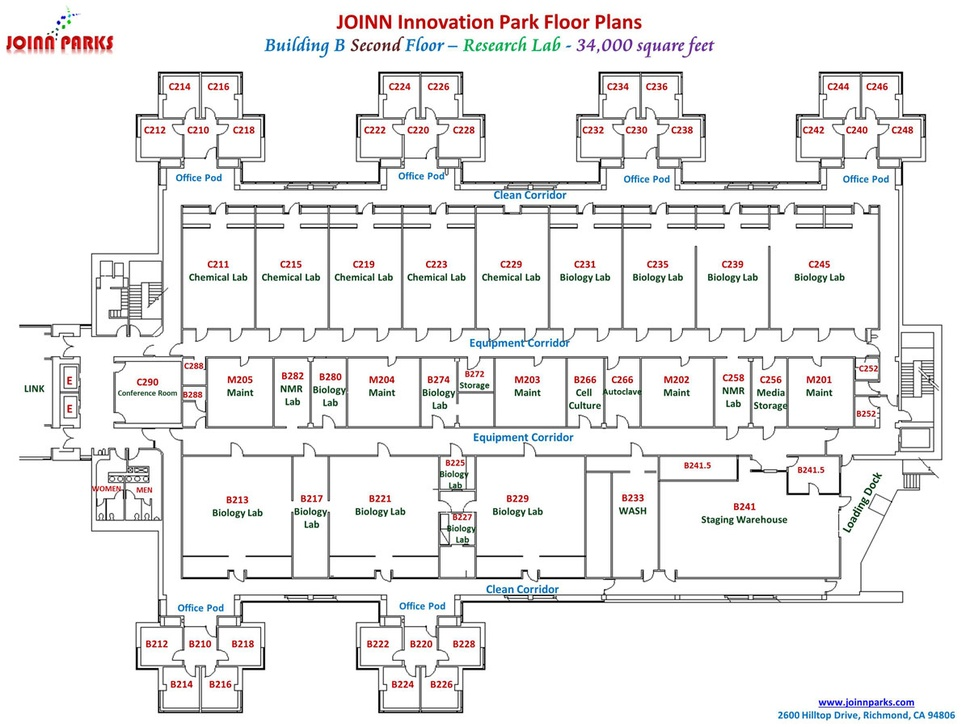
#> input picture gm/assets/building-b-2f.jpg, 970 x 727 px, shrunk from 1200 x 900 before the run, found by its file name
$ python extract_room_boundaries.py
#> lines starting #> are read from the running program, lines starting #| are printed output that depends on the picture; after the words box and inside, x2 and y2 are one past the last pixel; in counts of white or black regions, pixels touching at a corner belong together
#> in main, src is the input picture: shape (727, 970, 3); mean R, G, B 238.3, 237.6, 237.6
#!/usr/bin/env python3
"""
Extract room-boundary lines from a floorplan image.

Outputs:
1) Transparent PNG mask containing only detected boundary lines.
2) Preview PNG overlay to visually inspect extraction quality.
"""

from __future__ import annotations

import argparse
from pathlib import Path

import numpy as np
from PIL import Image
from scipy import ndimage as ndi


def dark_low_saturation_mask(rgb: np.ndarray) -> np.ndarray:
    """Return likely wall pixels (dark + low saturation)."""
    rgb_f = rgb.astype(np.float32) / 255.0
    cmax = np.max(rgb_f, axis=2)
    cmin = np.min(rgb_f, axis=2)
    delta = cmax - cmin
    sat = np.zeros_like(cmax)
    np.divide(delta, cmax, out=sat, where=cmax > 1e-6)
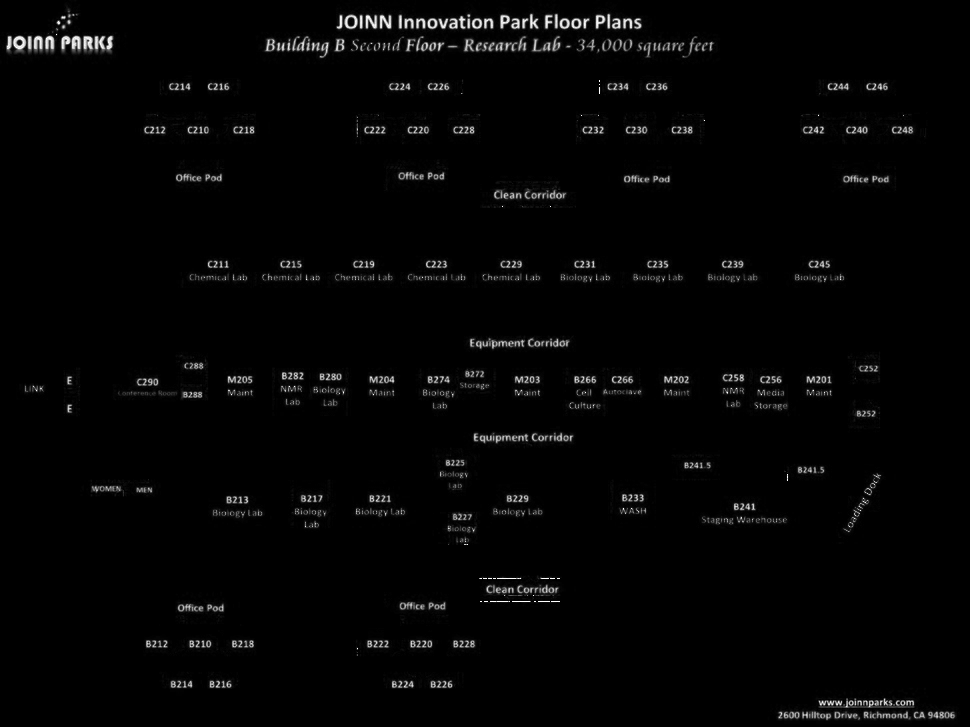
#> sat: shape (727, 970) float32; min 0, max 1, mean 0.0188
    val = cmax

    # Walls are mostly gray/black lines. Colored labels/logos are filtered out.
    return (val < 0.78) & (sat < 0.23)
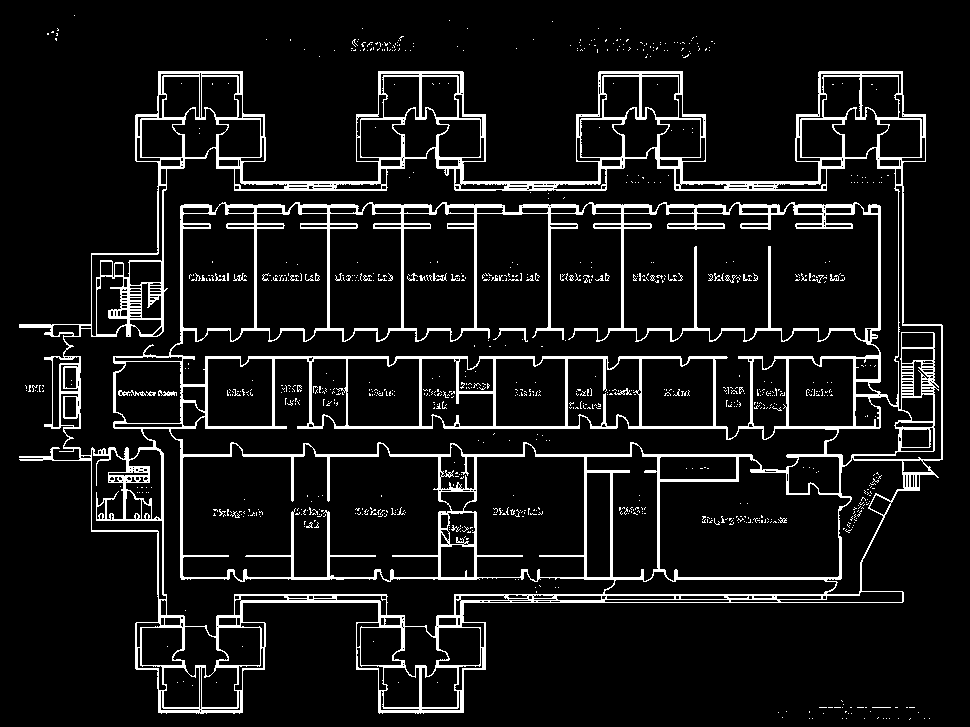
#> returned value: shape (727, 970) bool; 8.9% white; 906 white regions (877 under 20 px), largest, box (x1, y1, x2, y2) and area: (19, 71, 943, 714) 58727, (493, 328, 528, 342) 119, (118, 390, 146, 396) 79


def extract_boundaries(mask: np.ndarray) -> np.ndarray:
    """Keep line-like structures (horizontal/vertical wall segments)."""
    # Long horizontal and vertical runs remove most text/noise.
    horiz = ndi.binary_opening(mask, structure=np.ones((1, 17), dtype=bool))
#> horiz: shape (727, 970) bool; 4.2% white; 253 white regions (7 under 20 px), largest, box (x1, y1, x2, y2) and area: (460, 598, 903, 603) 925, (454, 594, 860, 596) 762, (674, 577, 842, 580) 490
    vert = ndi.binary_opening(mask, structure=np.ones((17, 1), dtype=bool))
#> vert: shape (727, 970) bool; 3% white; 201 white regions (6 under 20 px), largest, box (x1, y1, x2, y2) and area: (180, 439, 183, 580) 411, (180, 205, 183, 344) 390, (474, 204, 477, 331) 380
    lines = horiz | vert
#> lines: shape (727, 970) bool; 6.9% white; 76 white regions (4 under 20 px), largest, box (x1, y1, x2, y2) and area: (19, 71, 943, 461) 12627, (19, 448, 903, 714) 7140, (113, 355, 468, 429) 2634

    # Reconnect broken segments around doors and antialiasing gaps.
    lines = ndi.binary_closing(lines, structure=np.ones((3, 3), dtype=bool))
#> lines: shape (727, 970) bool; 7.6% white; 54 white regions (4 under 20 px), largest, box (x1, y1, x2, y2) and area: (19, 71, 943, 461) 16750, (19, 447, 903, 714) 9911, (113, 355, 608, 429) 4129
    lines = ndi.binary_dilation(lines, structure=np.ones((3, 3), dtype=bool))
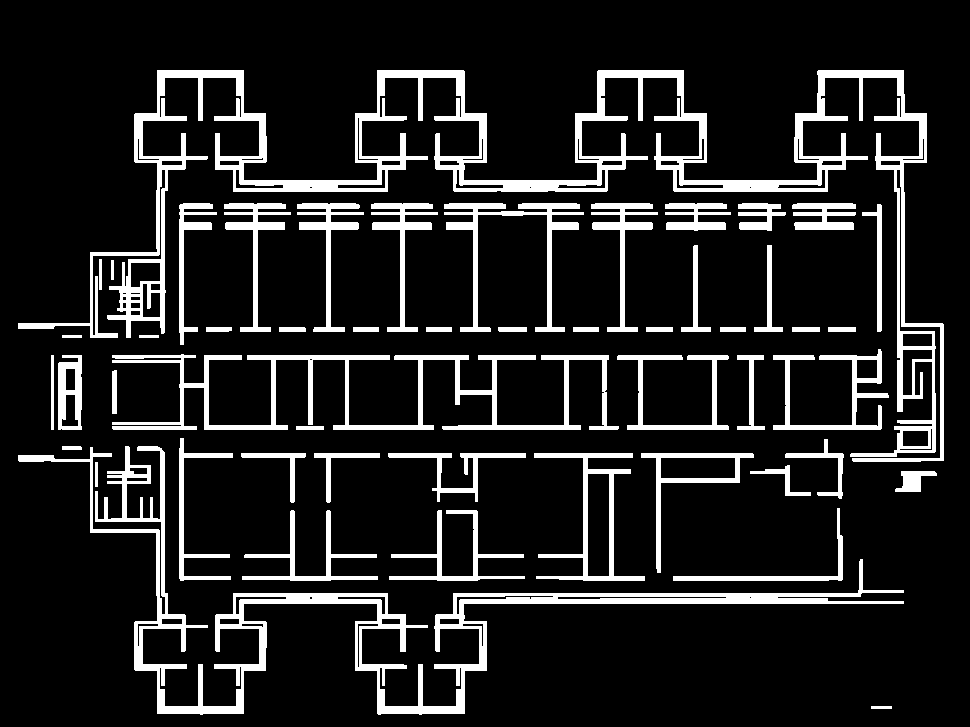
#> lines: shape (727, 970) bool; 13% white; 51 white regions, largest, box (x1, y1, x2, y2) and area: (18, 70, 944, 462) 28684, (18, 446, 904, 715) 17185, (112, 354, 619, 430) 7951

    # Drop tiny specks.
    labels, n = ndi.label(lines)
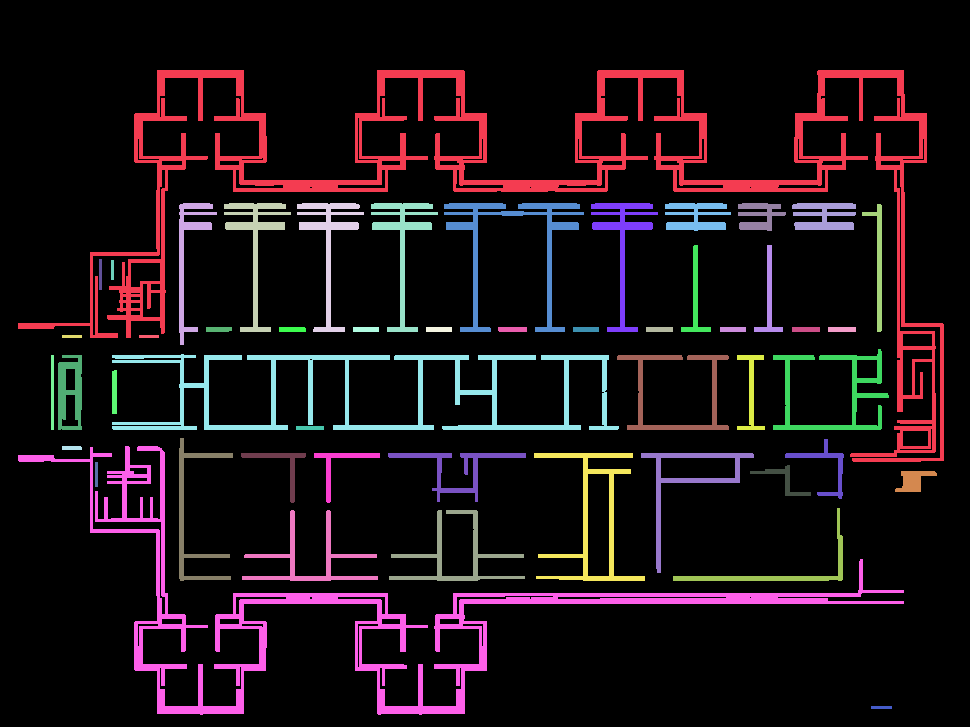
#> labels: shape (727, 970) int32; 52 distinct labels, from 0 to 51; one colour per label, 0 black
#> n = 51
    if n == 0:
        return lines
    counts = np.bincount(labels.ravel())
#> counts = 52 values, max 613641 at index 0, min 60 at index 15, mean 13561.3
    keep = counts >= 35
    keep[0] = False
    return keep[labels]


def save_mask_and_overlay(
    rgb: np.ndarray,
    line_mask: np.ndarray,
    mask_path: Path,
    lines_path: Path,
    overlay_path: Path,
) -> None:
    h, w, _ = rgb.shape
#> h = 727; w = 970

    # Transparent mask: only boundary lines are opaque.
    rgba = np.zeros((h, w, 4), dtype=np.uint8)
    rgba[..., 3] = line_mask.astype(np.uint8) * 255
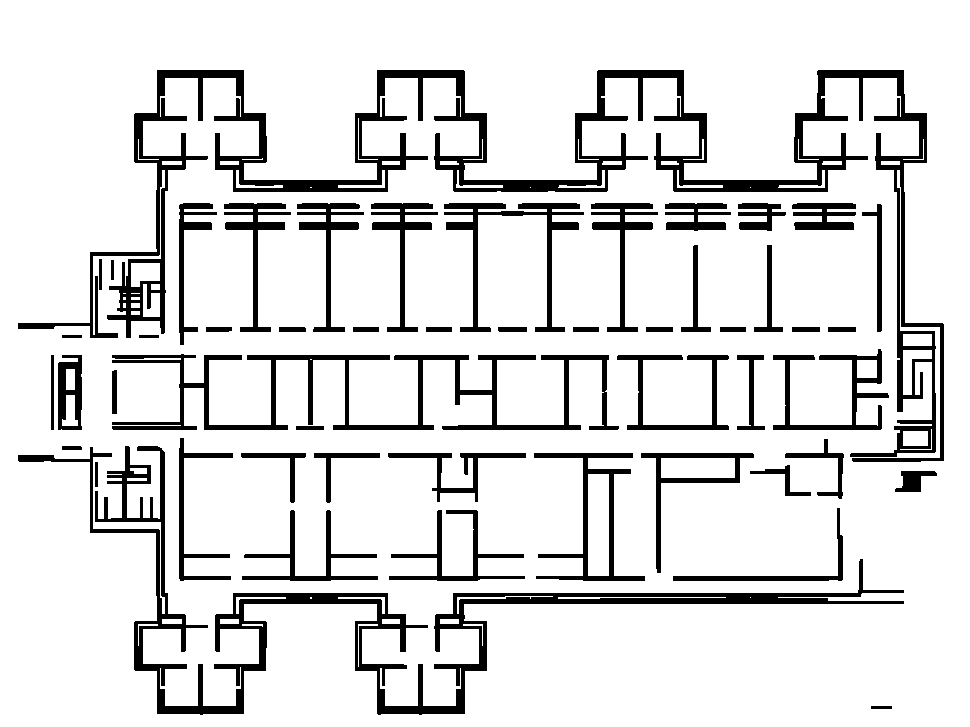
#> rgba: shape (727, 970, 4); mean of channels 0, 1, 2, 3 0, 0, 0, 33.1; transparent parts drawn white
    Image.fromarray(rgba, mode="RGBA").save(mask_path)

    # White canvas line preview for quick visual review.
    line_preview = np.full((h, w, 3), 255, dtype=np.uint8)
    line_preview[line_mask] = np.array([0, 0, 0], dtype=np.uint8)
    Image.fromarray(line_preview, mode="RGB").save(lines_path)

    # Preview overlay: cyan lines over original floorplan.
    overlay = rgb.copy()
    overlay[line_mask] = np.array([0, 255, 255], dtype=np.uint8)
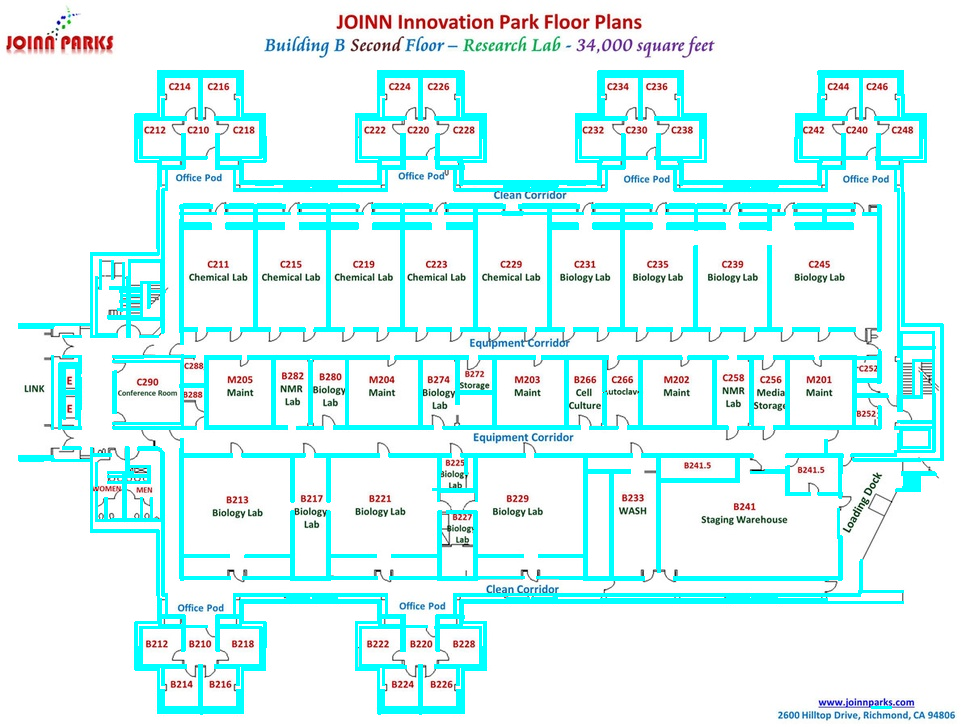
#> overlay: shape (727, 970, 3); 12.98% of pixels changed, all inside (x1, y1, x2, y2) = (18, 70, 944, 715)
    Image.fromarray(overlay, mode="RGB").save(overlay_path)


def main() -> None:
    parser = argparse.ArgumentParser(description=__doc__)
    parser.add_argument(
        "--input",
        type=Path,
        default=Path("gm/assets/building-b-2f.jpg"),
        help="Input floorplan image.",
    )
    parser.add_argument(
        "--mask-output",
        type=Path,
        default=Path("gm/assets/building-b-2f-boundary-mask.png"),
        help="Transparent boundary-only PNG output path.",
    )
    parser.add_argument(
        "--overlay-output",
        type=Path,
        default=Path("gm/assets/building-b-2f-boundary-overlay.png"),
        help="Preview overlay PNG output path.",
    )
    parser.add_argument(
        "--lines-output",
        type=Path,
        default=Path("gm/assets/building-b-2f-boundary-lines.png"),
        help="Line-only preview PNG output path (black lines on white).",
    )
    args = parser.parse_args()

    src = np.array(Image.open(args.input).convert("RGB"))
    base_mask = dark_low_saturation_mask(src)
    line_mask = extract_boundaries(base_mask)
    save_mask_and_overlay(
        src,
        line_mask,
        args.mask_output,
        args.lines_output,
        args.overlay_output,
    )

    print(f"input:   {args.input}")
    print(f"mask:    {args.mask_output}")
    print(f"lines:   {args.lines_output}")
    print(f"overlay: {args.overlay_output}")
    print(f"pixels kept: {int(line_mask.sum())}")
#| pixels kept: 91549


if __name__ == "__main__":
    main()
